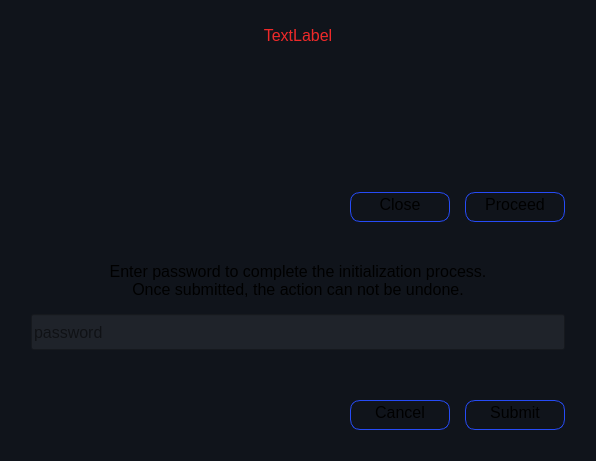
<?xml version="1.0" encoding="UTF-8"?>
<ui version="4.0">
 <class>InitializeTransactionWindow</class>
 <widget class="QDialog" name="InitializeTransactionWindow">
  <property name="windowModality">
   <enum>Qt::ApplicationModal</enum>
  </property>
  <property name="enabled">
   <bool>true</bool>
  </property>
  <property name="geometry">
   <rect>
    <x>0</x>
    <y>0</y>
    <width>596</width>
    <height>461</height>
   </rect>
  </property>
  <property name="sizePolicy">
   <sizepolicy hsizetype="Expanding" vsizetype="Preferred">
    <horstretch>0</horstretch>
    <verstretch>0</verstretch>
   </sizepolicy>
  </property>
  <property name="font">
   <font>
    <pointsize>-1</pointsize>
   </font>
  </property>
  <property name="windowTitle">
   <string>Month End Data Initialization</string>
  </property>
  <property name="windowIcon">
   <iconset>
    <normaloff>:/icons/expense_tracker_sm.png</normaloff>:/icons/expense_tracker_sm.png</iconset>
  </property>
  <property name="styleSheet">
   <string notr="true">*{
     background-color :#10141b;
	color:rgba(255, 255, 255, .5);
	font-size: 16px;
}


#labelMessage{
	color: rgb(239, 41, 41);
}

#labelPassword{
	color: rgba(255, 255, 255, .60);

}

QLineEdit{
            background-color :#1f232a;
            color:rgba(0, 255, 255, .60);
            height: 30px;
        }

QPushButton{
    background-color:#10141b;
 	color:rgba(0, 255, 0, .50);
    width: 75px;
	height: 18px;
	text-align: center;
	padding: 5px, 10px;
	border: 1px solid #264BF6;
	border-radius: 10px;

}

QPushButton::hover{
	background-color: rgba(0, 0, 255, .30);
     color: rgba(255, 255, 255, .50);
}

QPushButton::disabled{
	background-color: rgba(0, 0, 0, .50);
     color: rgba(255, 255, 255, .50);
}
 
 
        

</string>
  </property>
  <property name="modal">
   <bool>true</bool>
  </property>
  <layout class="QVBoxLayout" name="verticalLayout_4">
   <property name="spacing">
    <number>15</number>
   </property>
   <property name="leftMargin">
    <number>15</number>
   </property>
   <property name="topMargin">
    <number>15</number>
   </property>
   <property name="rightMargin">
    <number>15</number>
   </property>
   <property name="bottomMargin">
    <number>15</number>
   </property>
   <item>
    <widget class="QLabel" name="labelMessage">
     <property name="minimumSize">
      <size>
       <width>0</width>
       <height>0</height>
      </size>
     </property>
     <property name="maximumSize">
      <size>
       <width>16777215</width>
       <height>40</height>
      </size>
     </property>
     <property name="font">
      <font>
       <pointsize>-1</pointsize>
      </font>
     </property>
     <property name="styleSheet">
      <string notr="true"/>
     </property>
     <property name="text">
      <string>TextLabel</string>
     </property>
     <property name="alignment">
      <set>Qt::AlignCenter</set>
     </property>
     <property name="margin">
      <number>0</number>
     </property>
    </widget>
   </item>
   <item>
    <widget class="QWidget" name="centralWidget" native="true">
     <layout class="QVBoxLayout" name="verticalLayout_3">
      <property name="spacing">
       <number>1</number>
      </property>
      <property name="leftMargin">
       <number>1</number>
      </property>
      <property name="topMargin">
       <number>1</number>
      </property>
      <property name="rightMargin">
       <number>1</number>
      </property>
      <property name="bottomMargin">
       <number>1</number>
      </property>
      <item>
       <widget class="QFrame" name="frameAlert">
        <layout class="QVBoxLayout" name="verticalLayout_2">
         <property name="spacing">
          <number>50</number>
         </property>
         <property name="leftMargin">
          <number>15</number>
         </property>
         <property name="topMargin">
          <number>15</number>
         </property>
         <property name="rightMargin">
          <number>15</number>
         </property>
         <property name="bottomMargin">
          <number>15</number>
         </property>
         <item>
          <widget class="QFrame" name="frameAlertLabel">
           <layout class="QHBoxLayout" name="horizontalLayout_4">
            <property name="spacing">
             <number>15</number>
            </property>
            <property name="leftMargin">
             <number>0</number>
            </property>
            <property name="topMargin">
             <number>0</number>
            </property>
            <property name="rightMargin">
             <number>0</number>
            </property>
            <property name="bottomMargin">
             <number>0</number>
            </property>
            <item>
             <widget class="QLabel" name="labelAlertMsg">
              <property name="minimumSize">
               <size>
                <width>0</width>
                <height>0</height>
               </size>
              </property>
              <property name="text">
               <string/>
              </property>
              <property name="wordWrap">
               <bool>true</bool>
              </property>
             </widget>
            </item>
           </layout>
          </widget>
         </item>
         <item>
          <widget class="QFrame" name="frameAlertButtons">
           <layout class="QHBoxLayout" name="horizontalLayout">
            <property name="spacing">
             <number>15</number>
            </property>
            <property name="leftMargin">
             <number>0</number>
            </property>
            <property name="topMargin">
             <number>0</number>
            </property>
            <property name="rightMargin">
             <number>0</number>
            </property>
            <property name="bottomMargin">
             <number>0</number>
            </property>
            <item>
             <spacer name="horizontalSpacer">
              <property name="orientation">
               <enum>Qt::Horizontal</enum>
              </property>
              <property name="sizeHint" stdset="0">
               <size>
                <width>40</width>
                <height>20</height>
               </size>
              </property>
             </spacer>
            </item>
            <item>
             <widget class="QPushButton" name="btnAlertClose">
              <property name="enabled">
               <bool>true</bool>
              </property>
              <property name="minimumSize">
               <size>
                <width>100</width>
                <height>30</height>
               </size>
              </property>
              <property name="maximumSize">
               <size>
                <width>100</width>
                <height>30</height>
               </size>
              </property>
              <property name="font">
               <font>
                <pointsize>-1</pointsize>
                <bold>false</bold>
               </font>
              </property>
              <property name="styleSheet">
               <string notr="true"/>
              </property>
              <property name="text">
               <string>&amp;Close</string>
              </property>
              <property name="icon">
               <iconset resource="../src/resource.qrc">
                <normaloff>:/icons/icons/back.png</normaloff>:/icons/icons/back.png</iconset>
              </property>
              <property name="autoDefault">
               <bool>true</bool>
              </property>
              <property name="default">
               <bool>false</bool>
              </property>
             </widget>
            </item>
            <item>
             <widget class="QPushButton" name="btnAlertProceed">
              <property name="enabled">
               <bool>true</bool>
              </property>
              <property name="minimumSize">
               <size>
                <width>100</width>
                <height>30</height>
               </size>
              </property>
              <property name="maximumSize">
               <size>
                <width>100</width>
                <height>30</height>
               </size>
              </property>
              <property name="font">
               <font>
                <pointsize>-1</pointsize>
                <bold>false</bold>
               </font>
              </property>
              <property name="styleSheet">
               <string notr="true"/>
              </property>
              <property name="text">
               <string>&amp;Proceed</string>
              </property>
              <property name="icon">
               <iconset resource="../src/resource.qrc">
                <normaloff>:/icons/icons/ok.png</normaloff>:/icons/icons/ok.png</iconset>
              </property>
              <property name="autoDefault">
               <bool>true</bool>
              </property>
              <property name="default">
               <bool>true</bool>
              </property>
             </widget>
            </item>
           </layout>
          </widget>
         </item>
        </layout>
       </widget>
      </item>
      <item>
       <widget class="QFrame" name="framePassword">
        <property name="sizePolicy">
         <sizepolicy hsizetype="Expanding" vsizetype="Preferred">
          <horstretch>0</horstretch>
          <verstretch>0</verstretch>
         </sizepolicy>
        </property>
        <property name="minimumSize">
         <size>
          <width>0</width>
          <height>0</height>
         </size>
        </property>
        <property name="maximumSize">
         <size>
          <width>16777215</width>
          <height>16777215</height>
         </size>
        </property>
        <layout class="QVBoxLayout" name="verticalLayout">
         <property name="spacing">
          <number>50</number>
         </property>
         <property name="leftMargin">
          <number>15</number>
         </property>
         <property name="topMargin">
          <number>15</number>
         </property>
         <property name="rightMargin">
          <number>15</number>
         </property>
         <property name="bottomMargin">
          <number>15</number>
         </property>
         <item>
          <widget class="QFrame" name="framePasswordInput">
           <property name="sizePolicy">
            <sizepolicy hsizetype="Expanding" vsizetype="Preferred">
             <horstretch>0</horstretch>
             <verstretch>0</verstretch>
            </sizepolicy>
           </property>
           <property name="minimumSize">
            <size>
             <width>0</width>
             <height>0</height>
            </size>
           </property>
           <property name="maximumSize">
            <size>
             <width>16777215</width>
             <height>16777215</height>
            </size>
           </property>
           <layout class="QVBoxLayout" name="verticalLayout_5">
            <property name="spacing">
             <number>15</number>
            </property>
            <property name="leftMargin">
             <number>0</number>
            </property>
            <property name="topMargin">
             <number>0</number>
            </property>
            <property name="rightMargin">
             <number>0</number>
            </property>
            <property name="bottomMargin">
             <number>0</number>
            </property>
            <item>
             <widget class="QLabel" name="labelPassword">
              <property name="sizePolicy">
               <sizepolicy hsizetype="Expanding" vsizetype="Fixed">
                <horstretch>0</horstretch>
                <verstretch>0</verstretch>
               </sizepolicy>
              </property>
              <property name="minimumSize">
               <size>
                <width>0</width>
                <height>0</height>
               </size>
              </property>
              <property name="maximumSize">
               <size>
                <width>16777215</width>
                <height>16777215</height>
               </size>
              </property>
              <property name="font">
               <font>
                <pointsize>-1</pointsize>
               </font>
              </property>
              <property name="text">
               <string>Enter password to complete the initialization process.
Once submitted, the action can not be undone.</string>
              </property>
              <property name="alignment">
               <set>Qt::AlignCenter</set>
              </property>
             </widget>
            </item>
            <item>
             <widget class="QLineEdit" name="editPassword">
              <property name="sizePolicy">
               <sizepolicy hsizetype="Expanding" vsizetype="Fixed">
                <horstretch>0</horstretch>
                <verstretch>0</verstretch>
               </sizepolicy>
              </property>
              <property name="minimumSize">
               <size>
                <width>0</width>
                <height>0</height>
               </size>
              </property>
              <property name="maximumSize">
               <size>
                <width>16777215</width>
                <height>16777215</height>
               </size>
              </property>
              <property name="font">
               <font>
                <pointsize>-1</pointsize>
               </font>
              </property>
              <property name="styleSheet">
               <string notr="true"/>
              </property>
              <property name="inputMethodHints">
               <set>Qt::ImhNone</set>
              </property>
              <property name="maxLength">
               <number>40</number>
              </property>
              <property name="placeholderText">
               <string>password</string>
              </property>
             </widget>
            </item>
           </layout>
          </widget>
         </item>
         <item>
          <widget class="QFrame" name="framePasswordButtons">
           <layout class="QHBoxLayout" name="horizontalLayout_2">
            <property name="spacing">
             <number>15</number>
            </property>
            <property name="leftMargin">
             <number>0</number>
            </property>
            <property name="topMargin">
             <number>0</number>
            </property>
            <property name="rightMargin">
             <number>0</number>
            </property>
            <property name="bottomMargin">
             <number>0</number>
            </property>
            <item>
             <spacer name="horizontalSpacer_3">
              <property name="orientation">
               <enum>Qt::Horizontal</enum>
              </property>
              <property name="sizeHint" stdset="0">
               <size>
                <width>40</width>
                <height>20</height>
               </size>
              </property>
             </spacer>
            </item>
            <item>
             <widget class="QPushButton" name="btnPasswordCancel">
              <property name="minimumSize">
               <size>
                <width>100</width>
                <height>30</height>
               </size>
              </property>
              <property name="maximumSize">
               <size>
                <width>100</width>
                <height>30</height>
               </size>
              </property>
              <property name="font">
               <font>
                <pointsize>-1</pointsize>
                <bold>false</bold>
               </font>
              </property>
              <property name="styleSheet">
               <string notr="true"/>
              </property>
              <property name="text">
               <string>C&amp;ancel</string>
              </property>
              <property name="icon">
               <iconset resource="../src/resource.qrc">
                <normaloff>:/icons/icons/back.png</normaloff>:/icons/icons/back.png</iconset>
              </property>
              <property name="autoDefault">
               <bool>true</bool>
              </property>
              <property name="default">
               <bool>false</bool>
              </property>
             </widget>
            </item>
            <item>
             <widget class="QPushButton" name="btnPasswordSubmit">
              <property name="enabled">
               <bool>true</bool>
              </property>
              <property name="minimumSize">
               <size>
                <width>100</width>
                <height>30</height>
               </size>
              </property>
              <property name="maximumSize">
               <size>
                <width>100</width>
                <height>30</height>
               </size>
              </property>
              <property name="font">
               <font>
                <pointsize>-1</pointsize>
                <bold>false</bold>
               </font>
              </property>
              <property name="styleSheet">
               <string notr="true"/>
              </property>
              <property name="text">
               <string>&amp;Submit</string>
              </property>
              <property name="icon">
               <iconset resource="../src/resource.qrc">
                <normaloff>:/icons/icons/ok.png</normaloff>:/icons/icons/ok.png</iconset>
              </property>
              <property name="autoDefault">
               <bool>true</bool>
              </property>
              <property name="default">
               <bool>true</bool>
              </property>
             </widget>
            </item>
           </layout>
          </widget>
         </item>
        </layout>
       </widget>
      </item>
     </layout>
    </widget>
   </item>
  </layout>
 </widget>
 <resources>
  <include location="../src/resource.qrc"/>
 </resources>
 <connections>
  <connection>
   <sender>btnAlertClose</sender>
   <signal>clicked()</signal>
   <receiver>InitializeTransactionWindow</receiver>
   <slot>close()</slot>
   <hints>
    <hint type="sourcelabel">
     <x>820</x>
     <y>310</y>
    </hint>
    <hint type="destinationlabel">
     <x>353</x>
     <y>272</y>
    </hint>
   </hints>
  </connection>
  <connection>
   <sender>btnPasswordCancel</sender>
   <signal>clicked()</signal>
   <receiver>InitializeTransactionWindow</receiver>
   <slot>close()</slot>
   <hints>
    <hint type="sourcelabel">
     <x>820</x>
     <y>604</y>
    </hint>
    <hint type="destinationlabel">
     <x>353</x>
     <y>272</y>
    </hint>
   </hints>
  </connection>
  <connection>
   <sender>btnAlertProceed</sender>
   <signal>clicked()</signal>
   <receiver>InitializeTransactionWindow</receiver>
   <slot>onProceed()</slot>
   <hints>
    <hint type="sourcelabel">
     <x>935</x>
     <y>310</y>
    </hint>
    <hint type="destinationlabel">
     <x>353</x>
     <y>272</y>
    </hint>
   </hints>
  </connection>
  <connection>
   <sender>btnPasswordSubmit</sender>
   <signal>clicked()</signal>
   <receiver>InitializeTransactionWindow</receiver>
   <slot>onInitialize()</slot>
   <hints>
    <hint type="sourcelabel">
     <x>935</x>
     <y>604</y>
    </hint>
    <hint type="destinationlabel">
     <x>353</x>
     <y>272</y>
    </hint>
   </hints>
  </connection>
  <connection>
   <sender>editPassword</sender>
   <signal>textEdited(QString)</signal>
   <receiver>InitializeTransactionWindow</receiver>
   <slot>onTextEdited()</slot>
   <hints>
    <hint type="sourcelabel">
     <x>623</x>
     <y>445</y>
    </hint>
    <hint type="destinationlabel">
     <x>353</x>
     <y>272</y>
    </hint>
   </hints>
  </connection>
 </connections>
 <slots>
  <slot>onTextEdited()</slot>
  <slot>onInitialize()</slot>
  <slot>onProceed()</slot>
 </slots>
</ui>
